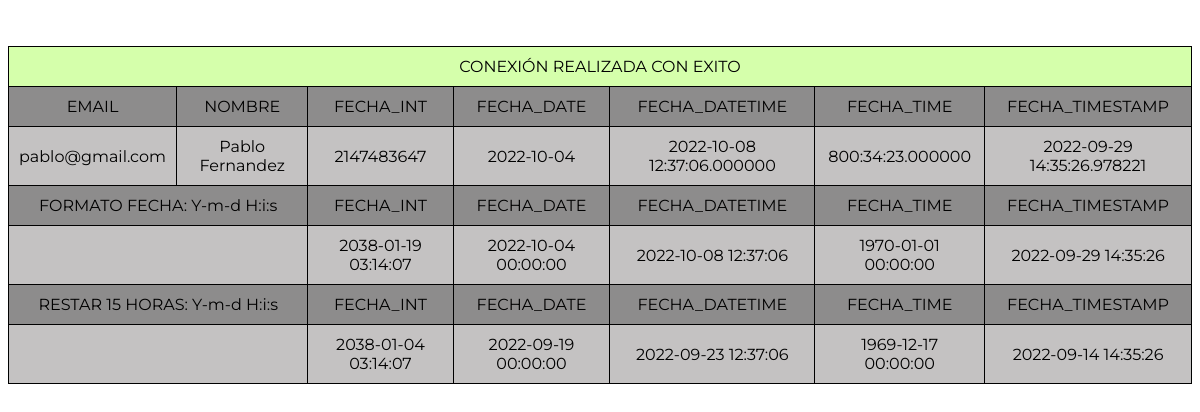
The page /Tema3/Ejercicio3.1/index.php on the database its author committed.
### tables this page shows
CREATE TABLE `usuarios` (
  `email` varchar(30) NOT NULL,
  `nombre` varchar(30) NOT NULL,
  `fecha_int` int(30) NOT NULL,
  `fecha_date` date NOT NULL,
  `fecha_datetime` datetime(6) NOT NULL,
  `fecha_time` time(6) NOT NULL,
  `fecha_timestamp` timestamp(6) NOT NULL DEFAULT current_timestamp(6) ON UPDATE current_timestamp(6)
);

### Tema3/Ejercicio3.1/index.php (the view, shortened to what this page needs)
<!DOCTYPE html>
<html lang="en">
<head>
    <link rel="stylesheet" href="style.css">
</head>
<body>
    <?php
    $usuario = "root";
    $password = "";
    $servidor = "localhost";
    $database = "medac";
    $conexion = mysqli_connect($servidor, $usuario, $password, $database);
    if (!$conexion) {
        die('Conexión fallida: ' . mysqli_connect_error());
    } else {
        $conexionconfirm = "CONEXIÓN REALIZADA CON EXITO" . "<br>";
    }
    $consulta = "SELECT * FROM usuarios";
    mysqli_select_db($conexion, "medac");
    $datos = mysqli_query($conexion, $consulta);
    echo "<br>";
    echo "<table>
    <tr>
    <td colspan='7' class='conexion'>$conexionconfirm</td>
    </tr>
    <tr>
        <td class='colormain'>EMAIL</td>
        <td class='colormain'>NOMBRE</td>
        <td class='colormain'>FECHA_INT</td>
        <td class='colormain'>FECHA_DATE</td>
        <td class='colormain'>FECHA_DATETIME</td>
        <td class='colormain'>FECHA_TIME</td>
        <td class='colormain'>FECHA_TIMESTAMP</td>
    </tr>";
    while ($row = mysqli_fetch_array($datos)) {
        $email = $row["email"];
        $nombre = $row["nombre"];
        $fecha_int = $row["fecha_int"];
        $fecha_date = $row["fecha_date"];
        $fecha_datetime = $row["fecha_datetime"];
        $fecha_time = $row["fecha_time"];
        $fecha_timestamp = $row["fecha_timestamp"];
        $fechaint2 =  date("Y-m-d H:i:s", $fecha_int);
        $fechadate2 =  date("Y-m-d H:i:s", strtotime($fecha_date));
        $fechadatetime2 =  date("Y-m-d H:i:s", strtotime($fecha_datetime));
        $fechatime2 =  date("Y-m-d H:i:s", strtotime($fecha_time));
        $fecha_timestamp2 =  date("Y-m-d H:i:s", strtotime($fecha_timestamp));
        $fechaint3 =  date("Y-m-d H:i:s", strtotime('-15 days', $fecha_int));
        $fechadate3 =  date("Y-m-d H:i:s", strtotime('-15 days', strtotime($fecha_date)));
        $fechadatetime3 = date("Y-m-d H:i:s", strtotime('-15 days', strtotime($fecha_datetime)));
        $fechatime3 =   date("Y-m-d H:i:s", strtotime('-15 days', strtotime($fecha_time)));
        $fecha_timestamp3 = date("Y-m-d H:i:s", strtotime('-15 days', strtotime($fecha_timestamp)));
        echo "
        <td>$email</td>
        <td>$nombre</td>
        <td>$fecha_int</td>
        <td>$fecha_date</td>
        <td>$fecha_datetime</td>
        <td>$fecha_time</td>
        <td>$fecha_timestamp</td>
        <tr>
        <td colspan='2' class='colormain'>FORMATO FECHA: Y-m-d H:i:s</td>
        <td class='colormain'>FECHA_INT</td>
        <td class='colormain'>FECHA_DATE</td>
        <td class='colormain'>FECHA_DATETIME</td>
        <td class='colormain'>FECHA_TIME</td>
        <td class='colormain'>FECHA_TIMESTAMP</td>
        </tr>
        <tr>
        <td colspan='2'></td>
        <td>$fechaint2</td>
        <td>$fechadate2</td>
        <td>$fechadatetime2</td>
        <td>$fechatime2</td>
        <td>$fecha_timestamp2</td>
        </tr>
        <tr>
        <td colspan='2' class='colormain'>RESTAR 15 HORAS: Y-m-d H:i:s</td>
        <td class='colormain'>FECHA_INT</td>
        <td class='colormain'>FECHA_DATE</td>
        <td class='colormain'>FECHA_DATETIME</td>
        <td class='colormain'>FECHA_TIME</td>
        <td class='colormain'>FECHA_TIMESTAMP</td>
        </tr>
        <tr>
        <td colspan='2'></td>
        <td>$fechaint3</td>
        <td>$fechadate3</td>
        <td>$fechadatetime3</td>
        <td>$fechatime3</td>
        <td>$fecha_timestamp3</td>
        </tr>
        ";
        echo "<br>";
    }
    echo "</table>"
    ?>
</body>
</html>

### Tema3/Ejercicio3.1/style.css (style rules this page uses)
* { font-family: 'Montserrat', sans-serif; }
table, th, td { border: 1px solid black; border-collapse: collapse; text-align: center; }
td { padding: 10px; }
.colormain { background-color: rgb(141, 140, 140); }
td { background-color: rgb(196, 194, 194); }
.conexion { text-align: center; background-color: rgba(128, 255, 0, 0.329); }
table { margin: auto; }

### rows shown on the page
usuarios: email "pablo@gmail.com", nombre "Pablo Fernandez", fecha_int "2147483647", fecha_date "2022-10-04", fecha_datetime "2022-10-08 12:37:06.000000", fecha_time "800:34:23.000000", fecha_timestamp "2022-09-29 14:35:26.978221", fecha_int "2038-01-19 03:14:07", fecha_date "2022-10-04 00:00:00", fecha_datetime "2022-10-08 12:37:06", fecha_time "1970-01-01 00:00:00", fecha_timestamp "2022-09-29 14:35:26", fecha_int "2038-01-04 03:14:07", fecha_date "2022-09-19 00:00:00", fecha_datetime "2022-09-23 12:37:06", fecha_time "1969-12-17 00:00:00", fecha_timestamp "2022-09-14 14:35:26"
